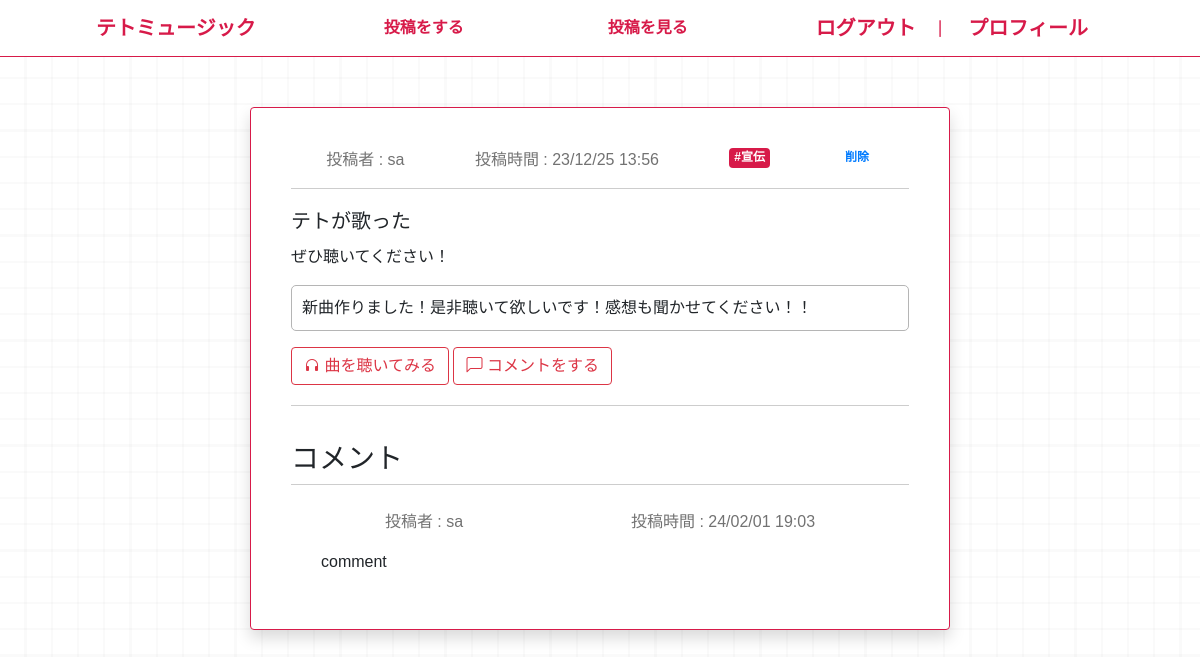
Screenshot of /teto/2/detail (signed in) with the database file from the repository.
### teto/models.py (models this page shows, shortened)
class Post(models.Model):
    title = models.CharField(max_length=100)
    music = models.CharField(max_length=100)
    text = models.TextField(max_length=300)
    create_time = models.DateTimeField(default=timezone.now)
    link = models.URLField()
    category = models.CharField(max_length=100, choices= CATEGORY)
    user = models.ForeignKey('auth.User', on_delete=models.CASCADE)

class Comment(models.Model):
    post = models.ForeignKey(Post, on_delete=models.CASCADE)
    text = models.TextField()
    create_time = models.DateTimeField(default=timezone.now)
    user = models.ForeignKey('auth.User', on_delete=models.CASCADE)

### teto/views.py (the view)
# urls.py: path('teto/<int:pk>/detail', views.DetailPostView.as_view(), name="postdetail"),
class DetailPostView(LoginRequiredMixin, DetailView):
    template_name = 'teto/teto_detail.html'
    model = Post

### teto/templates/teto/teto_detail.html (shortened to what this page needs)
{% extends 'base.html' %}
{% block content%}
    <div class="card shadow bg-white mx-auto"
    style="padding: 20px; width: 700px; margin-top: 50px; border: 1px solid rgb(215, 26, 73);">
        <div class="card-body">
            <div class="flex listup">
                <p style="color: #727272;">投稿者 : {{ object.user }}</p>
                <p style="color: #727272;">投稿時間 : {{ object.create_time | date:'y/m/d H:i' }}</p>
                <span class="badge categorybadge">#{{ object.category }}</span>
                <a class="badge" href="{% url 'postdelete' object.pk %}">削除</a>
            </div>
            <h5 class="card-title" style="border-top: 1px solid rgb(205, 205, 205); padding-top: 20px;">{{ object.music}}</h5>
            <p class="card-text">{{ object.title }}</p>
            <p class="card-text" style="border: 1px solid #b5b5b5; border-radius: 5px; padding: 10px;">{{ object.text }}</p>
            <a href="{{ item.link }}" class="btn btn-outline-danger"><i class="bi bi-headphones"></i> 曲を聴いてみる</a>
            <a href="{% url 'postcomment' object.pk %}" class="btn btn-outline-danger"><i class="bi bi-chat-left"></i> コメントをする</a>
            <p style="border-bottom: 1px solid rgb(205, 205, 205); padding-bottom: 20px;"></p>
        </div>
        <div style="padding: 0 20px 20px;">
            <h3>コメント</h3>
            {% for comment in object.comment_set.all %}
            <div class="balloon-007">
                <div class="flex commentup" >
                    <p style="color: #727272;">投稿者 : {{ comment.user.username }}</p>
                    <p style="color: #727272;"">投稿時間 : {{ comment.create_time | date:'y/m/d H:i' }}</p>
                </div>
                <p style="margin: 0 30px 15px;">{{ comment.text }}</p>
            </div>
            {% endfor %}
        </div>
    </div>
{% endblock content %}

### teto/static/teto/css/style.css (style rules this page uses)
body { font-family: "ヒラギノ丸ゴ Pro", "Hiragino Maru Gothic Pro", "メイリオ", Meiryo, Osaka, "ＭＳ Ｐゴシック", "MS PGothic", sans-serif; background-image: repeating-linear-gradient(to bottom, transparent 25px, rgba(0, 0, 0, 0.04) 26px, rgba(0, 0, 0, 0.04) 26px, transparent 27px, transparent 51px, rgba(0, 0, 0, 0.04) 52px, rgba(0, 0, 0, 0.04) 52px, transparent 53px, transparent 77px, rgba(0, 0, 0, 0.04) 78px, rgba(0, 0, 0, 0.04) 78px, transparent 79px, transparent 103px, rgba(0, 0, 0, 0.04) 104px, rgba(0, 0, 0, 0.04) 104px, transparent 105px, transparent 129px, rgba(0, 0, 0, 0.04) 130px, rgba(0, 0, 0, 0.04) 130px), repeating-linear-gradient(to right, transparent 25px, rgba(0, 0, 0, 0.04) 26px, rgba(0, 0, 0, 0.04) 26px, transparent 27px, transparent 51px, rgba(0, 0, 0, 0.04) 52px, rgba(0, 0, 0, 0.04) 52px, transparent 53px, transparent 77px, rgba(0, 0, 0, 0.04) 78px, rgba(0, 0, 0, 0.04) 78px, transparent 79px, transparent 103px, rgba(0, 0, 0, 0.04) 104px, rgba(0, 0, 0, 0.04) 104px, transparent 105px, transparent 129px, rgba(0, 0, 0, 0.04) 130px, rgba(0, 0, 0, 0.04) 130px); }
a { text-decoration: none; }
.flex { display: flex; }
.listup { justify-content: space-around; height: 20px; margin-bottom: 20px; }
.categorybadge { background-color: rgb(215, 26, 73); color: white; }
.commentup { border-top: 1px solid rgb(205, 205, 205); padding: 25px 10px 0; justify-content: space-around; }

### rows the page displays
Post: user "sa", create_time "23/12/25 13:56", category "宣伝", music "テトが歌った", title "ぜひ聴いてください！", text "新曲作りました！是非聴いて欲しいです！感想も聞かせてください！！"
Comment: user.username "sa", create_time "24/02/01 19:03", text "comment"
